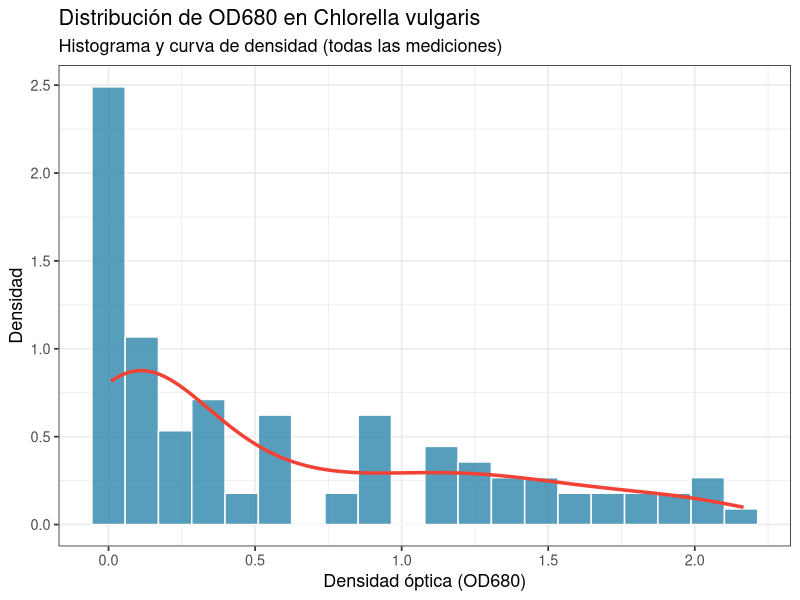
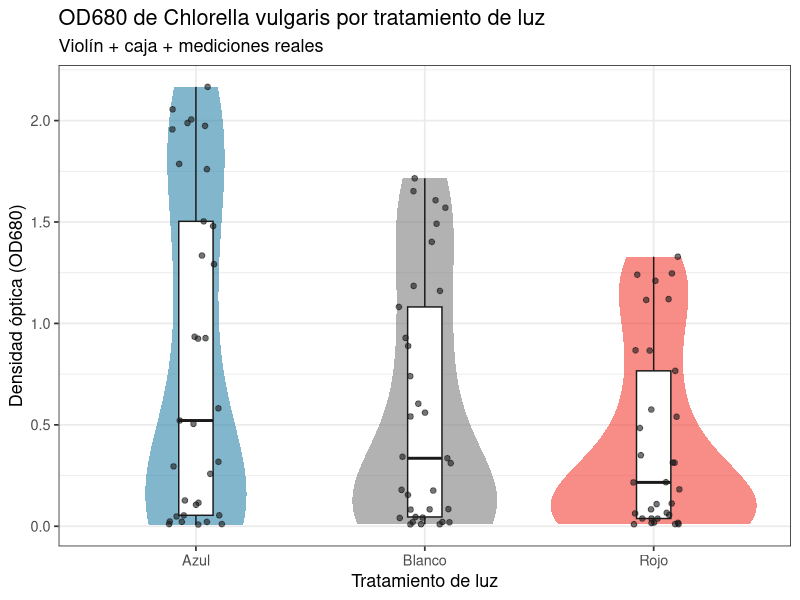
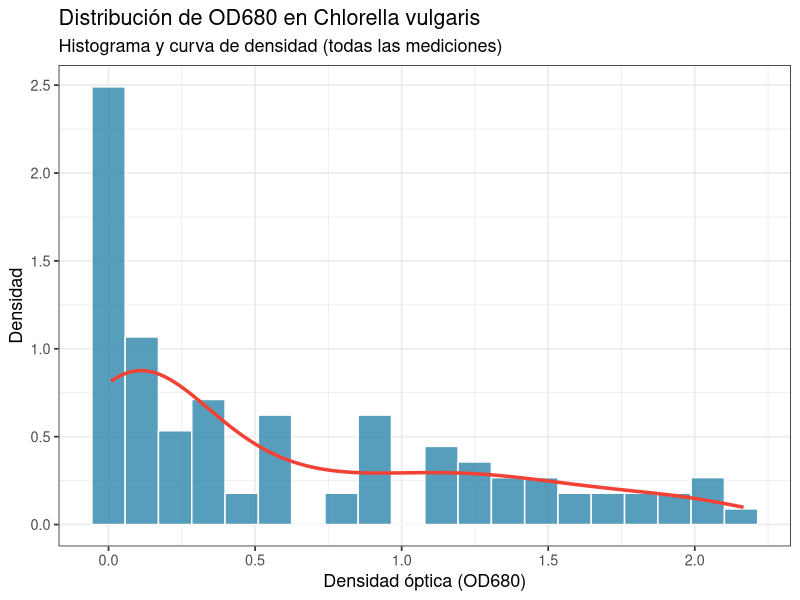
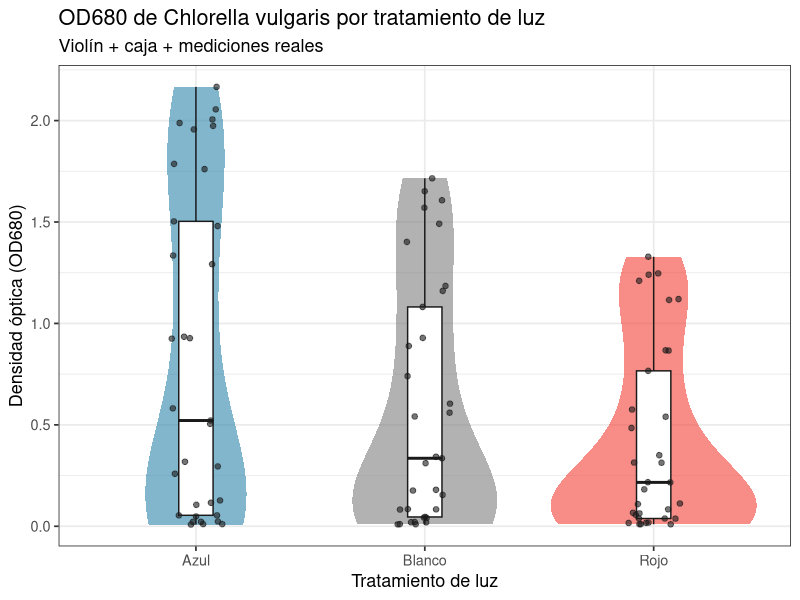

Source code (R) for these figures, in order:
# ==========================================================================
# Ejercicio 01. Distribución de OD680 en Chlorella vulgaris
# (histograma + densidad + violín)
# ==========================================================================
# Autor: Dr. José Juan Torres Martínez
# Docente de Ciencias Químicas
# Universidad Autónoma de San Luis Potosí (UASLP)
# México
#
# Material académico para estudiantes
# Serie "ggplot" — Ejercicio 01
#
# Descripción: Un ejercicio con gráficos de distribución (histograma,
#   densidad y violín) de la familia de gráficos de
#   https://r-graph-gallery.com/ (sección Distribution). Usamos mediciones
#   reales de densidad óptica (OD680) de Chlorella vulgaris cultivada con
#   luz azul y luz roja. Todo se calcula de cero: los datos van primero
#   como mediciones reales (CSV) y cada valor se deriva de los datos.
#
# Nota sobre el diseño: este conjunto de datos solo tiene dos tratamientos
#   (luz azul y luz roja). No incluye un control con luz blanca, así que
#   la comparación es entre azul y roja, no contra un control. En un
#   experimento completo, el control con luz blanca sería necesario.
#
# Objetivos de aprendizaje:
#   - Hacer un histograma y una curva de densidad con ggplot2.
#   - Comparar dos tratamientos con un gráfico de violín + caja.
#   - Personalizar colores, títulos y tema para un gráfico claro.
#
# Requisitos: tidyverse.
#   Instálalo con: install.packages("tidyverse")
#
# Datos: datos_od680_chlorella.csv — OD680 de Chlorella vulgaris, días 0-10,
#   luz Azul y luz Roja, n = 3 réplicas por día y tratamiento.
# ==========================================================================

# --------------------------------------------------------------------------
# 1. Cargar paquetes
# --------------------------------------------------------------------------
library(tidyverse)

# --------------------------------------------------------------------------
# 2. Leer los datos (mediciones reales, formato largo)
# --------------------------------------------------------------------------
datos <- read_csv("datos_od680_chlorella.csv", show_col_types = FALSE)

# Revisar los datos
glimpse(datos)
summary(datos$od680)

# --------------------------------------------------------------------------
# 3. Histograma + densidad de OD680 (todas las mediciones)
# --------------------------------------------------------------------------
# ¿Cómo se distribuyen las mediciones de OD680? Un histograma muestra la
# forma de la distribución; la curva de densidad la suaviza. Como los datos
# mezclan todos los días (0-10), la mayoría de los valores están cerca de
# cero (días iniciales) y hay una cola larga hacia valores altos (días
# finales). Eso es esperable en datos de crecimiento.

grafica_hist <- ggplot(datos, aes(x = od680)) +
  geom_histogram(
    aes(y = after_stat(density)),
    bins = 20, fill = "#2E86AB", color = "white", alpha = 0.8
  ) +
  geom_density(color = "#F24236", linewidth = 1.2) +
  labs(
    x = "Densidad óptica (OD680)",
    y = "Densidad",
    title = "Distribución de OD680 en Chlorella vulgaris",
    subtitle = "Histograma y curva de densidad (todas las mediciones)"
  ) +
  theme_bw(base_size = 13)

print(grafica_hist)
ggsave("01_histograma_od680.png", grafica_hist, width = 8, height = 5, dpi = 300)

# --------------------------------------------------------------------------
# 4. Violín + caja + puntos: OD680 por tratamiento de luz
# --------------------------------------------------------------------------
# El gráfico de violín muestra la forma de la distribución por tratamiento;
# la caja muestra mediana y cuartiles; los puntos son las mediciones reales.

grafica_violin <- ggplot(datos, aes(x = tratamiento, y = od680, fill = tratamiento)) +
  geom_violin(alpha = 0.6, color = NA) +
  geom_boxplot(width = 0.15, fill = "white", color = "#1a1a1a", outlier.shape = NA) +
  geom_jitter(width = 0.12, size = 1.6, alpha = 0.6, color = "#1a1a1a") +
  scale_fill_manual(values = c("Azul" = "#2E86AB", "Rojo" = "#F24236")) +
  labs(
    x = "Tratamiento de luz",
    y = "Densidad óptica (OD680)",
    title = "OD680 de Chlorella vulgaris por tratamiento de luz",
    subtitle = "Violín + caja + mediciones reales"
  ) +
  theme_bw(base_size = 13) +
  theme(legend.position = "none")

print(grafica_violin)
ggsave("01_violin_od680_por_luz.png", grafica_violin, width = 8, height = 5, dpi = 300)

# --------------------------------------------------------------------------
# 5. Resumen numérico por tratamiento (calculado de los datos)
# --------------------------------------------------------------------------
resumen <- datos %>%
  group_by(tratamiento) %>%
  summarise(
    n = n(),
    media = mean(od680),
    mediana = median(od680),
    desviacion = sd(od680),
    minimo = min(od680),
    maximo = max(od680),
    .groups = "drop"
  )

print(resumen)

# --------------------------------------------------------------------------
# Qué aprendimos
# --------------------------------------------------------------------------
# - El histograma y la densidad muestran la forma de la distribución de OD680.
# - El violín compara la distribución entre luz azul y luz roja.
# - La luz azul alcanza OD680 más altos (mayor crecimiento) que la roja.
# - Cada punto es una medición real; nada se inventó, todo salió del CSV.
# - Limitación: no hay control con luz blanca en estos datos, así que la
#   comparación es solo azul contra roja.
